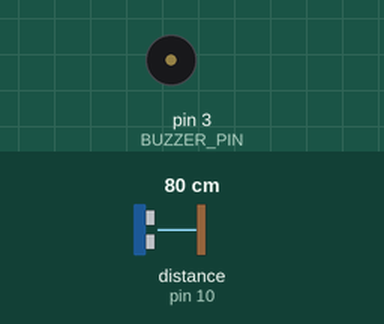
Bench run of a sketch on a simulated Arduino Uno, built with avr-gcc and run on an emulated ATmega328P. Parts: buzzer (waves = sounding). Wiring (inferred from the names in the program): ultrasonic range finder: trigger pin 9; echo pin 10. The inputs (shaded band) are chosen by the test bench; at power-on: distance to the obstacle (sensor on pin 10) 80 cm. The echo pulse lasts 58.3 µs per cm; what the sketch prints to the serial monitor is not drawn.

Above: at 1.2 s.
1.3 s: distance to the obstacle (sensor on pin 10) set to 34 cm
4.3 s: distance to the obstacle (sensor on pin 10) set to 28 cm
At 4.47 s:
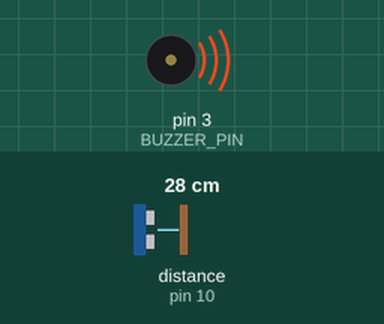
7.3 s: distance to the obstacle (sensor on pin 10) set to 35 cm
At 7.7 s:
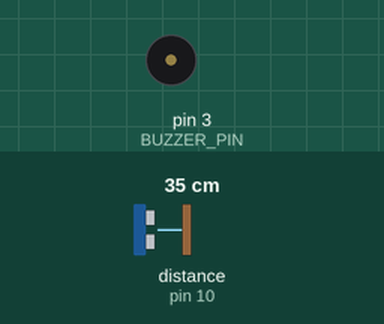
Timing chart, 0 to 10.3 s (numbered marks = the images above; inputs shaded):
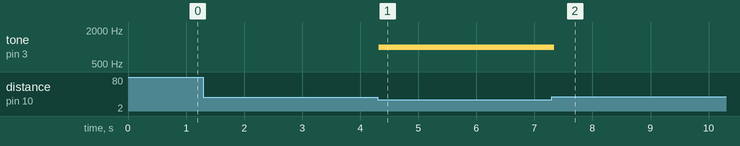

Measured:
- the behaviour switches between 31 and 30 cm on distance to the obstacle (sensor on pin 10) (found by bisection; images 0 and 1)
- after the input at 1.3 s, every drawn part: stays the same
- after the input at 4.3 s, tone on pin 3 (BUZZER_PIN): silent → 1000 Hz at once
- after the input at 7.3 s, tone on pin 3 (BUZZER_PIN): 1000 Hz → silent at once

The sketch:

distance.ino
```cpp
// 초음파 센서를 이용한 후방 감지 센서 (부저 비프음 간격 조절)

#define TRIG_PIN 9  // 초음파 센서 트리거 핀
#define ECHO_PIN 10 // 초음파 센서 에코 핀
#define BUZZER_PIN 3 // 부저 핀

void setup() {
    pinMode(TRIG_PIN, OUTPUT);
    pinMode(ECHO_PIN, INPUT);
    pinMode(BUZZER_PIN, OUTPUT);
    Serial.begin(9600);
}

// 초음파 센서를 이용해 거리 측정
long getDistance() {
    digitalWrite(TRIG_PIN, LOW);
    delayMicroseconds(2);
    digitalWrite(TRIG_PIN, HIGH);
    delayMicroseconds(10);
    digitalWrite(TRIG_PIN, LOW);

    long duration = pulseIn(ECHO_PIN, HIGH);
    long distance = duration * 0.034 / 2; // cm 단위 거리 계산
    return distance;
}

void loop() {
    long distance = getDistance();
    Serial.print("거리: ");
    Serial.print(distance);
    Serial.println(" cm");

    if (distance < 10) {
        tone(BUZZER_PIN, 1000, 100); // 가장 빠른 비프음
        delay(100);
    } else if (distance < 20) {
        tone(BUZZER_PIN, 1000, 200);
        delay(200);
    } else if (distance < 30) {
        tone(BUZZER_PIN, 1000, 300);
        delay(300);
    } else {
        noTone(BUZZER_PIN); // 일정 거리 이상일 때 부저 끄기
    }
}
```
